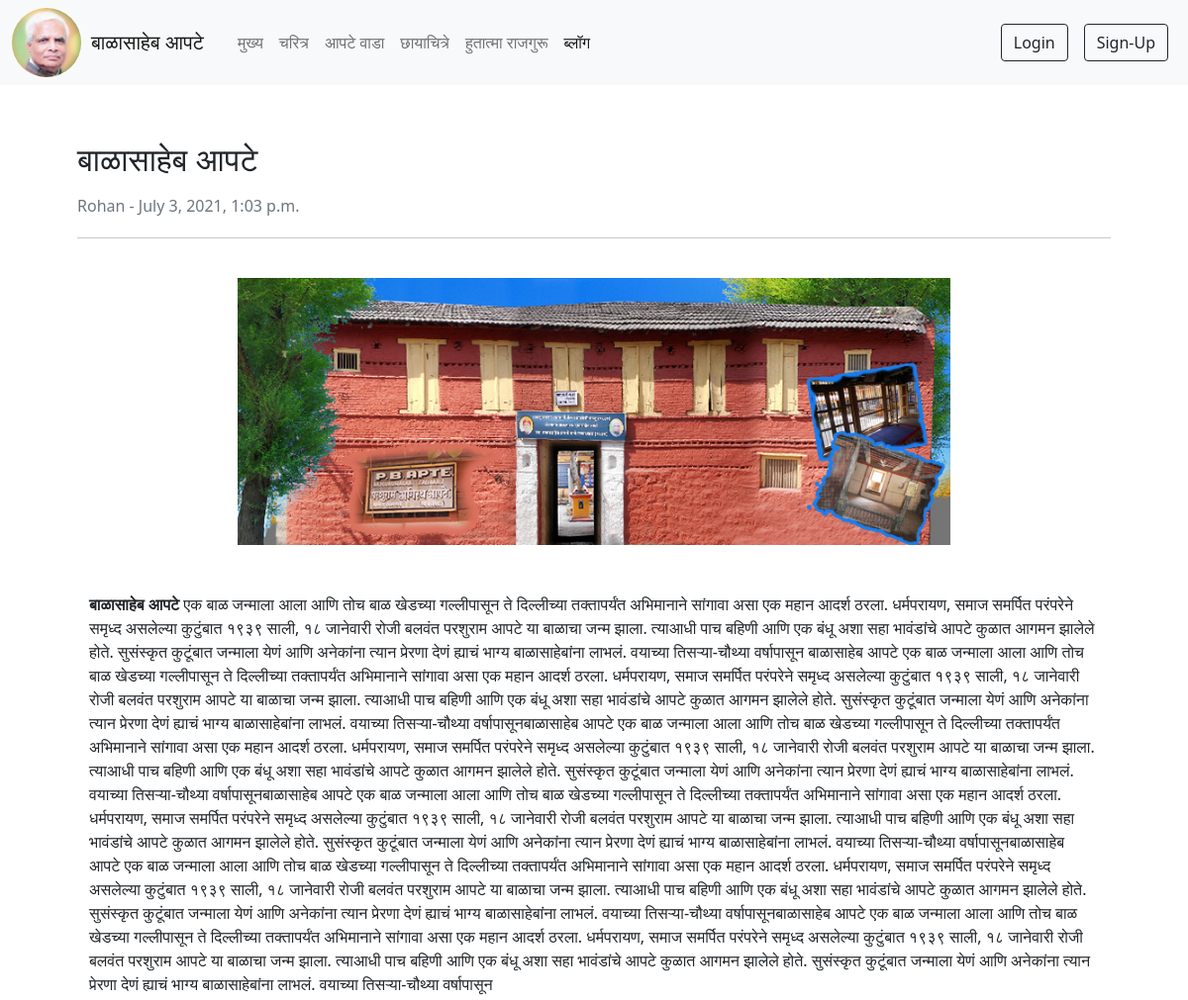
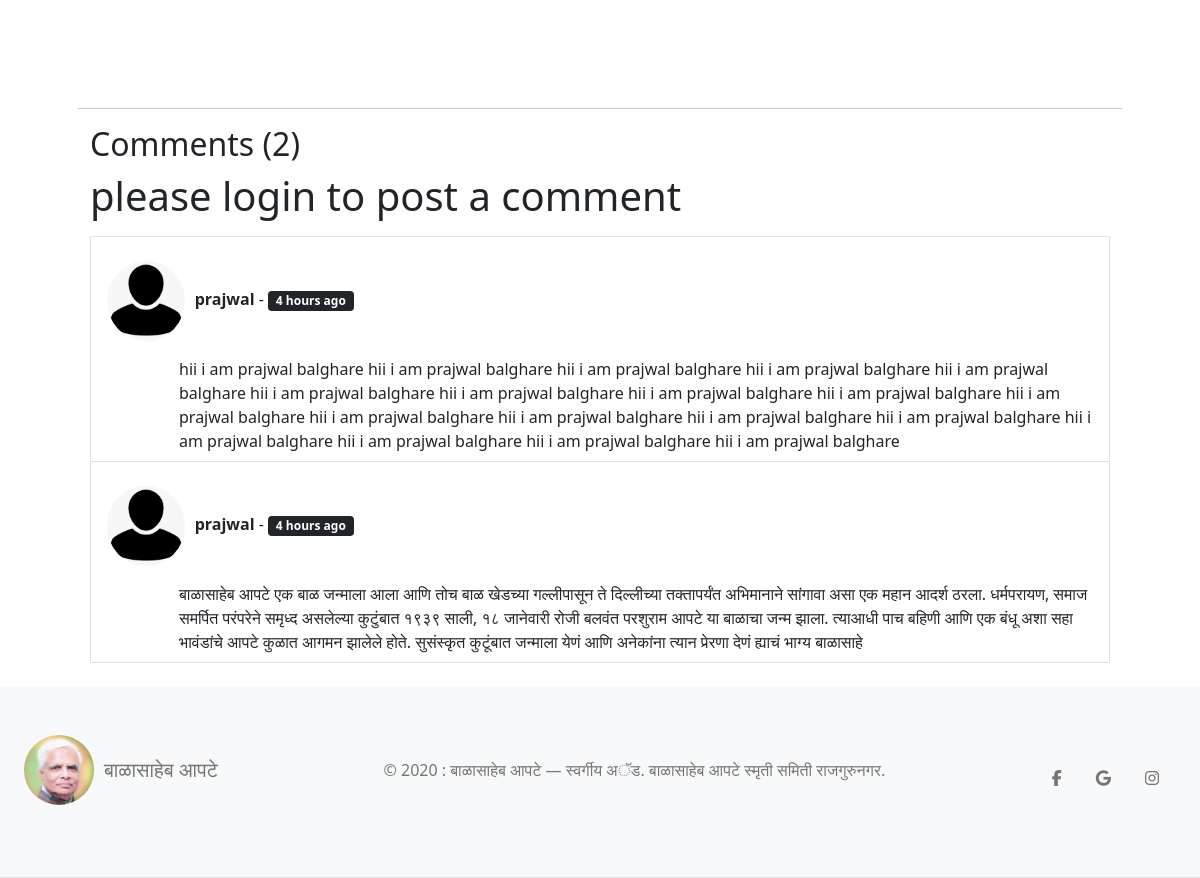
Page /blog/bal-apte on the committed database (2 pictures, top to bottom).
### blog/models.py (models this page shows, shortened)
class Post(models.Model):
    sno = models.AutoField(primary_key=True)
    title = models.CharField(default="बाळासाहेब आपटे",max_length=1000)
    author = models.CharField(default="",max_length=37)
    slug = models.CharField(default="",max_length=137)
    image = models.ImageField(upload_to="allImages")
    content = models.TextField(default="बाळासाहेब आपटे")
    timeStamp = models.DateTimeField(blank=True)

class BlogComment(models.Model):
    sno = models.AutoField(primary_key=True)
    comment = models.TextField()
    user = models.ForeignKey(User,on_delete=models.CASCADE)
    post = models.ForeignKey(Post,on_delete=models.CASCADE)
    parent = models.ForeignKey('self',on_delete=models.CASCADE,null=True)
    timeStamp = models.DateTimeField(default=now)

### blog/views.py (the view)
# urls.py: path('<str:slug>', views.blogPost, name='blogPost'),
def blogPost(request, slug):
    post = Post.objects.filter(slug=slug).first()
    comments = BlogComment.objects.filter(post=post)
    context = {'post':post, 'comments':comments ,'user':request.user}
    return render(request, 'blog/blogPost.html', context)

### templates/blog/blogPost.html (shortened to what this page needs)
{% extends 'base.html' %}
{% block blogActive %}active{% endblock blogActive %}
{% block body %}
{% load humanize %}
<div class="container mt-5 px-4 px-lg-5 d-flex p-2 flex-column justify-content-start">
  <article style="text-align:start;" class="blog-post d-flex flex-column  justify-content-start">
    <h3 class="mb-0">
      <h2 class="blog-post-title text-dark text-decoration-none">{{post.title}}</h2>
    </h3>
    <div class="mb-1 text-muted my-2">{{post.author}} - {{post.timeStamp}}</div>
    <hr />
    <section class="text-gray-600 body-font">
      <div
        class="
          container
          display:
          flex;
          flex-direction:
          column;
          flex-wrap:
          nowrap;
          align-content:
          flex-start;
          justify-content:
          flex-start;
          align-items:
          flex-start;
        ">
        <img
          class="my-4 mb-5 d-block"
          alt="hero"
          src="{{post.image.url}}"
          style="max-width:60vw;max-height: 50vh;margin: auto;"
        />
        <div class="d-flex flex-column mb-5">
          <div class="mb-5">
            {{post.content | safe}}
          </div>
        </div>
      </div>
      <hr>
      <div class="container">
        <h2>Comments ({{comments.count}}) </h2>
      {% if user.is_authenticated %}
        <form action="/blog/postcomment" method="POST">
        {% csrf_token %}
          <div class="mb-3">
            <input name="comment" type="text" class="form-control" id="comment">
          </div>
          <div class="mb-3">
            <input name="postSno" type="hidden" class="form-control" id="postSno" value="{{post.sno}}">
          </div>
          <button type="submit" class="btn btn-outline-dark">Comment</button>
        </form>
      {% else %}
        <h1>please login to post a comment</h1>
      {% endif %}
        <ul class="list-group list-group-flush border my-3">
        {% for comment in comments %}
          <li class="list-group-item">
            <div class="img my-3" style="max-height:10vh;border-radius:50%;">
              <img class="userlogoimg" style="border-radius:50%;" src="\media\allImages\user_logo.png" alt="">
              <span class="" style="padding: 6px;"> <strong>{{comment.user.username}}</strong> - <span class="badge bg-dark">{{comment.timeStamp | naturaltime}}</span></span>
            </div>
            <div class="content" style="padding-left: 4.5rem;">
              {{comment.comment}}
            </div>
           </li>
        {% endfor %}
        </ul>
      </div>
    </section>
  </article>
</div>
{% endblock body %}

### templates/blog/blogPost.html (style rules this page uses)
.userlogoimg { max-width: 70%; height: 10vh; }

### rows in the picture
Post: title "बाळासाहेब आपटे", author "Rohan", timeStamp "July 3, 2021, 1:03 p.m.", image (picture), content "बाळासाहेब आपटे एक बाळ जन्माला आला आणि तोच बाळ खेडच्या गल्लीपासून ते दिल्लीच्या तक्तापर्यंत अभिमानाने सांगावा असा एक महान आदर्श ठरला. धर्मपरायण, समाज समर्पित परंपरेने समृध्द असलेल्या कुटुंबात १९३९ साली, १८ जानेवारी रोजी बलवंत परशुराम आपटे या बाळाचा जन्म झाला. त्याआधी पाच बहिणी आणि एक बंधू अशा सहा भावंडांचे आपटे कुळात आगमन झालेले होते. सुसंस्कृत कुटूंबात जन्माला येणं आणि अनेकांना त्यान प्रेरणा देणं ह्याचं भाग्य बाळासाहेबांना लाभलं. वयाच्या तिसर्‍या-चौथ्या वर्षापासून बाळासाहेब आपटे एक बाळ जन्माला आला आणि तोच बाळ खेडच्या गल्लीपासून ते दिल्लीच्या तक्तापर्यंत अभिमानाने सांगावा असा एक महान आदर्श ठरला. धर्मपरायण, समाज समर्पित परंपरेने समृध्द असलेल्या कुटुंबात १९३९ साली, १८ जानेवारी रोजी बलवंत…"
BlogComment: user.username "prajwal", timeStamp "4 hours ago", comment "hii i am prajwal balghare hii i am prajwal balghare hii i am prajwal balghare hii i am prajwal balghare hii i am prajwal balghare hii i am prajwal balghare hii i am prajwal balghare hii i am prajwal balghare hii i am prajwal balghare hii i am prajwal balghare hii i am prajwal balghare hii i am prajwal balghare hii i am prajwal balghare hii i am prajwal balghare hii i am prajwal balghare hii i am prajwal balghare hii i am prajwal balghare hii i am prajwal balghare"
BlogComment: user.username "prajwal", timeStamp "4 hours ago", comment "बाळासाहेब आपटे एक बाळ जन्माला आला आणि तोच बाळ खेडच्या गल्लीपासून ते दिल्लीच्या तक्तापर्यंत अभिमानाने सांगावा असा एक महान आदर्श ठरला. धर्मपरायण, समाज समर्पित परंपरेने समृध्द असलेल्या कुटुंबात १९३९ साली, १८ जानेवारी रोजी बलवंत परशुराम आपटे या बाळाचा जन्म झाला. त्याआधी पाच बहिणी आणि एक बंधू अशा सहा भावंडांचे आपटे कुळात आगमन झालेले होते. सुसंस्कृत कुटूंबात जन्माला येणं आणि अनेकांना त्यान प्रेरणा देणं ह्याचं भाग्य बाळासाहे"

### other values in the picture
{{ comments.count }} "2"
